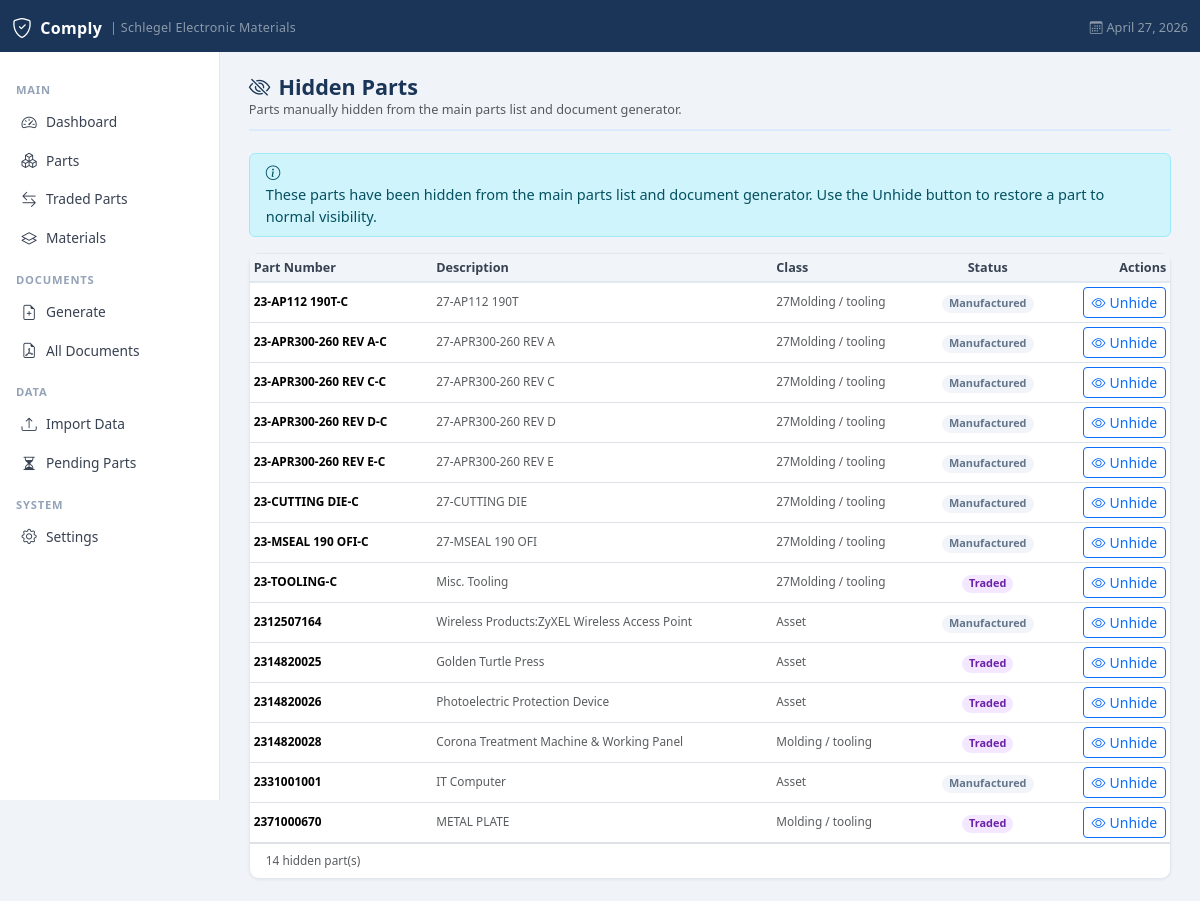
/parts/hidden, run on the app's committed database.
### tables this page shows
CREATE TABLE settings(
            id          INTEGER PRIMARY KEY AUTOINCREMENT,
            key         TEXT NOT NULL UNIQUE,
            value       TEXT,
            updated_at  TEXT DEFAULT (datetime('now'))
        );

CREATE TABLE parts (
            id              INTEGER PRIMARY KEY AUTOINCREMENT,
            part_number     TEXT NOT NULL UNIQUE,
            description     TEXT,
            part_class      TEXT,
            part_type       TEXT,
            product_group   TEXT,
            uom             TEXT,
            commodity_code  TEXT,
            is_traded       INTEGER DEFAULT 0,
            traded_vendor   TEXT,
            is_active       INTEGER DEFAULT 1,
            has_bom         INTEGER DEFAULT 0,
            created_at      TEXT DEFAULT (datetime('now')),
            updated_at      TEXT DEFAULT (datetime('now')),
            is_hidden       INTEGER DEFAULT 0
        , notes TEXT);

### app.py (the view)
@app.route("/parts/hidden")
def hidden_parts():
    conn = get_db()
    parts = conn.execute(
        "SELECT * FROM parts WHERE is_hidden=1 ORDER BY part_number"
    ).fetchall()
    conn.close()
    return render_template("hidden_parts.html", parts=parts)

### app.py (called while the page is built)
def get_db():
    conn = sqlite3.connect(DB_PATH)
    conn.row_factory = sqlite3.Row
    conn.execute("PRAGMA foreign_keys = ON")
    return conn

def get_unacknowledged_versions():
    conn = get_db()
    rows = conn.execute("""
        SELECT rv.standard, rv.version, rv.updated_at, rv.notes
        FROM regulatory_versions rv
        WHERE NOT EXISTS (
            SELECT 1 FROM user_acknowledged_versions uav
            WHERE uav.standard = rv.standard
            AND uav.version = rv.version
        )
        ORDER BY rv.updated_at DESC
    """).fetchall()
    conn.close()
    return [dict(r) for r in rows]

@app.context_processor
def inject_regulatory_notifications():
    try:
        updates = get_unacknowledged_versions()
    except Exception:
        updates = []
    return dict(regulatory_updates=updates)

@app.context_processor
def inject_globals():
    import flask
    conn = get_db()
    rows = conn.execute("SELECT key, value FROM settings").fetchall()
    settings = {r["key"]: r["value"] for r in rows}
    theme = settings.get("theme", "navy")
    conn.close()
    return {
        "now":      datetime.now(),
        "request":  flask.request,
        "settings": settings,
        "theme":    theme,
    }

### templates/hidden_parts.html (shortened to what this page needs)
{% extends "base.html" %}
{% block content %}
<div class="page-header">
    <div>
        <h1><i class="bi bi-eye-slash me-2"></i>Hidden Parts</h1>
        <p class="text-muted mb-0 small">Parts manually hidden from the main parts list and document generator.</p>
    </div>
</div>
<div class="alert alert-info dflex gap-2 align-items-start py-2">
    <i class="bi bi-info-circle mt-1"></i>
    <div>
        These parts have been hidden from the main parts list and document generator.
        Use the Unhide button to restore a part to normal visibility.
    </div>
</div>
<div class="card">
  <div class="card-body p-0">
    {% if parts %}
    <div class="table-responsive">
      <table class="table table-sm table-hover align-middle mb-0">
        <thead>
          <tr>
            <th>Part Number</th>
            <th>Description</th>
            <th>Class</th>
            <th class="text-center">Status</th>
            <th class="text-end">Actions</th>
          </tr>
        </thead>
        <tbody>
          {% for p in parts %}
          <tr>
            <td class="fw-semibold text-xs">{{ p.part_number }}</td>
            <td class="text-muted text-xs">{{ (p.description or '')[:55] }}</td>
            <td class="text-xs text-muted">{{ p.part_class or '—' }}</td>
            <td class="text-center">
            {% if p.is_traded %}
                <span class="badge badge-traded rounded-pill">Traded</span>
            {% else %}
                <span class="badge badge-unknown rounded-pill">Manufactured</span>
            {% endif %}
            </td>
            <td class="text-end">
              <form method="post" action="/parts/{{ p.part_number }}/unhide" class="d-inline">
                <button type="submit" class="btn btn-outline-primary btn-sm">
                  <i class="bi bi-eye me-1"></i>Unhide
                </button>
              </form>
            </td>
          </tr>
          {% endfor %}
        </tbody>
      </table>
    </div>
    <div class="px-3 py-2 border-top text-muted text-xs">{{ parts|length }} hidden part(s)</div>
    {% else %}
    <div class="text-center py-5 text-muted">
      <i class="bi bi-eye-slash fs-1 d-block mb-2 opacity-25"></i>
      No hidden parts.
    </div>
    {% endif %}
  </div>
</div>
{% endblock %}

### templates/base.html (shortened to what this page needs)
<!DOCTYPE html>
<html lang="en">
<head>
  <link href="https://cdn.jsdelivr.net/npm/bootstrap@5.3.2/dist/css/bootstrap.min.css" rel="stylesheet"/>
  <link href="https://cdn.jsdelivr.net/npm/bootstrap-icons@1.11.3/font/bootstrap-icons.css" rel="stylesheet"/>
</head>
<body>
<nav class="navbar navbar-dark">
  <div class="container-fluid">
    <a class="navbar-brand d-flex align-items-center gap-2" href="/">
      <i class="bi bi-shield-check fs-5"></i> Comply
      <span class="text-white-50 fw-normal" style="font-size:.78rem;">| {{ settings.get('company_name', 'Comply') }}</span>
    </a>
    <span class="text-white-50 small">
      <i class="bi bi-calendar3 me-1"></i>{{ now.strftime('%B %d, %Y') if now else '' }}
    </span>
  </div>
</nav>
<div class="main-wrap">
  <aside class="sidebar d-none d-md-flex flex-column">
    <div class="sidebar-section">Main</div>
    <ul class="nav flex-column">
      <li><a class="nav-link {% if request.endpoint=='dashboard' %}active{% endif %}" href="/">
        <i class="bi bi-speedometer2"></i> Dashboard
      </a></li>
      <li><a class="nav-link {% if request.endpoint in ['parts_list','part_detail'] %}active{% endif %}" href="/parts">
        <i class="bi bi-boxes"></i> Parts
      </a></li>
      <li><a class="nav-link {% if request.endpoint=='traded_parts' %}active{% endif %}" href="/parts/traded">
        <i class="bi bi-arrow-left-right"></i> Traded Parts
      </a></li>
      <li><a class="nav-link {% if 'material' in (request.endpoint or '') %}active{% endif %}" href="/materials">
        <i class="bi bi-layers"></i> Materials
      </a></li>
    </ul>
    <div class="sidebar-section">Documents</div>
    <ul class="nav flex-column">
      <li><a class="nav-link {% if request.endpoint=='generate_document' %}active{% endif %}" href="/documents/generate">
        <i class="bi bi-file-earmark-plus"></i> Generate
      </a></li>
      <li><a class="nav-link {% if request.endpoint=='documents_list' %}active{% endif %}" href="/documents">
        <i class="bi bi-file-earmark-pdf"></i> All Documents
      </a></li>
    </ul>
    <div class="sidebar-section">Data</div>
    <ul class="nav flex-column">
      <li><a class="nav-link {% if request.endpoint=='import_data' %}active{% endif %}" href="/import">
        <i class="bi bi-upload"></i> Import Data
      </a></li>
      <li><a class="nav-link {% if request.endpoint=='pending_parts' %}active{% endif %}" href="/parts/pending">
        <i class="bi bi-hourglass-split"></i> Pending Parts
      </a></li>
    </ul>
    <div class="sidebar-section">System</div>
    <ul class="nav flex-column">
      <li><a class="nav-link {% if request.endpoint=='settings_page' %}active{% endif %}" href="/settings">
        <i class="bi bi-gear"></i> Settings
      </a></li>
    </ul>
  </aside>
  <main class="main-content">
    {% block content %}{% endblock %}
  </main>
</div>
</body>
</html>

### data on the page
settings: get "Schlegel Electronic Materials"
parts: part_number "23-AP112 190T-C", description "27-AP112 190T", part_class "27Molding / tooling", is_traded "Manufactured"
parts: part_number "23-APR300-260 REV A-C", description "27-APR300-260 REV A", part_class "27Molding / tooling", is_traded "Manufactured"
parts: part_number "23-APR300-260 REV C-C", description "27-APR300-260 REV C", part_class "27Molding / tooling", is_traded "Manufactured"
parts: part_number "23-APR300-260 REV E-C", description "27-APR300-260 REV E", part_class "27Molding / tooling", is_traded "Manufactured"
parts: part_number "23-CUTTING DIE-C", description "27-CUTTING DIE", part_class "27Molding / tooling", is_traded "Manufactured"
parts: part_number "23-MSEAL 190 OFI-C", description "27-MSEAL 190 OFI", part_class "27Molding / tooling", is_traded "Manufactured"
parts: part_number "2314820025", description "Golden Turtle Press", part_class "Asset", is_traded "Traded"
parts: part_number "2314820026", description "Photoelectric Protection Device", part_class "Asset", is_traded "Traded"
parts: part_number "2314820028", description "Corona Treatment Machine & Working Panel", part_class "Molding / tooling", is_traded "Traded"
parts: part_number "2331001001", description "IT Computer", part_class "Asset", is_traded "Manufactured"
parts: part_number "2371000670", description "METAL PLATE", part_class "Molding / tooling", is_traded "Traded"

### other printed values
{{ p.part_number }} "23-APR300-260 REV D-C" "23-TOOLING-C" "2312507164"
{{ (p.description or '')[:55] }} "27-APR300-260 REV D" "Misc. Tooling" "Wireless Products:ZyXEL Wireless Access Point"
{{ p.part_class or '—' }} "27Molding / tooling" "27Molding / tooling" "Asset"
{{ parts|length }} "14"
